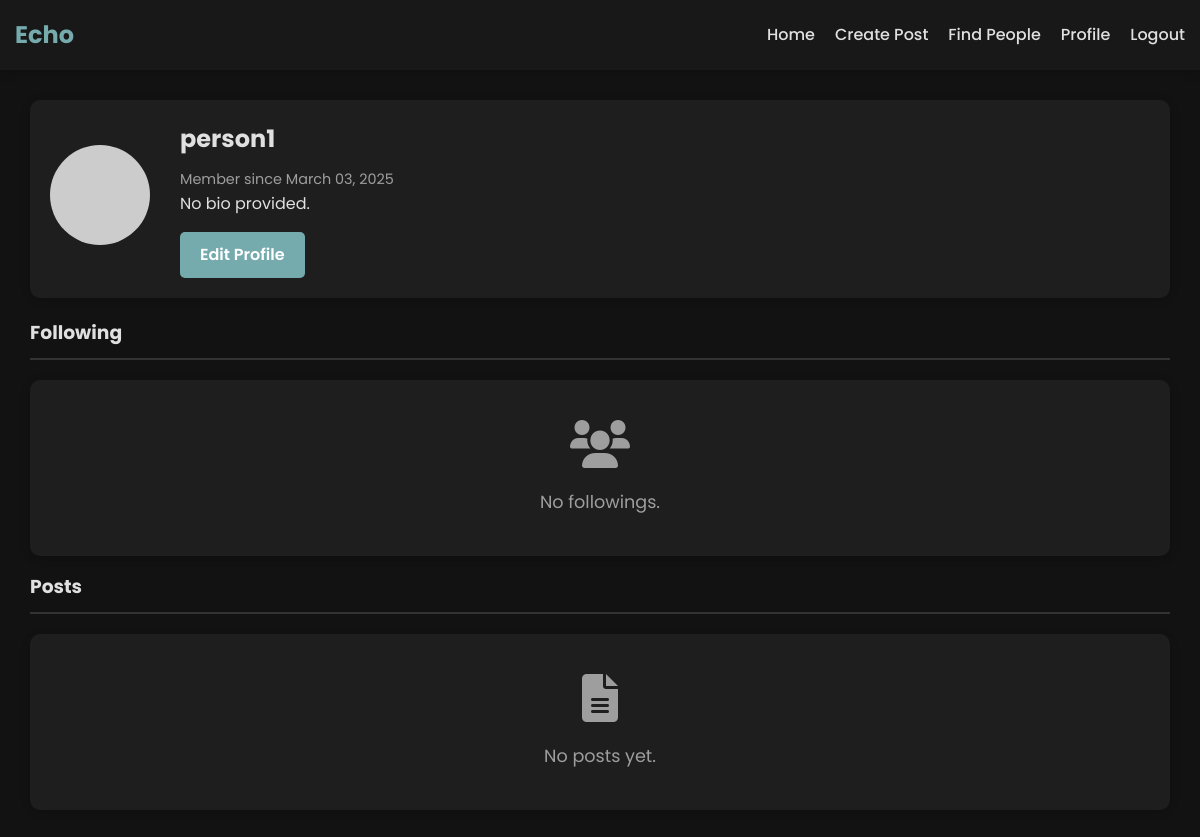
Page /profile/person1 (signed in) on the earlier database version.
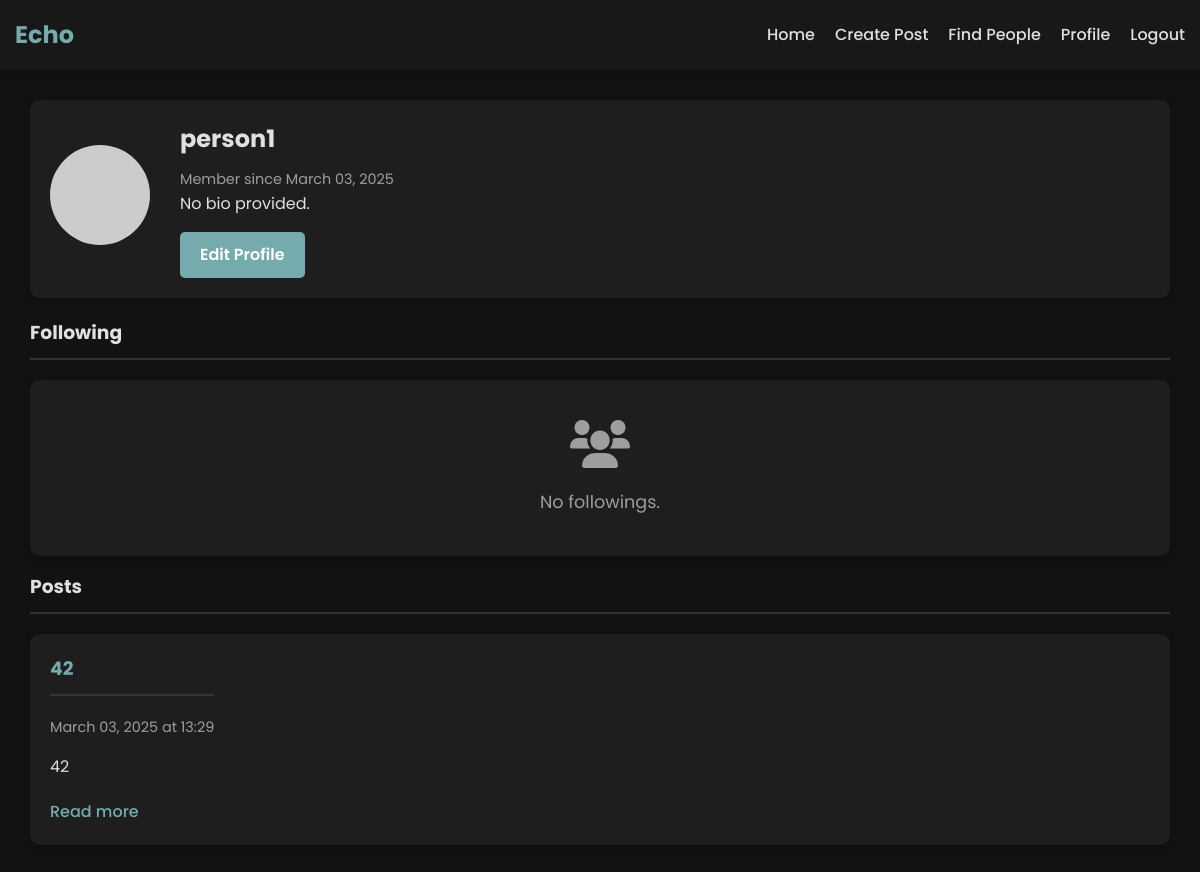
Same page on the later database version.
### app.py (models this page shows, shortened)
class User(UserMixin, db.Model):
    id = db.Column(db.Integer, primary_key=True)
    username = db.Column(db.String(80), unique=True, nullable=False)
    email = db.Column(db.String(120), unique=True, nullable=False)
    password_hash = db.Column(db.String(128), nullable=False)
    bio = db.Column(db.Text, default='')
    join_date = db.Column(db.DateTime, default=datetime.utcnow)
    posts = db.relationship('Post', backref='author', lazy=True)
    likes = db.relationship('Like', backref='user', lazy='dynamic', cascade='all, delete-orphan')
    friends = db.relationship('User',
                              secondary=friendship,
                              primaryjoin=(friendship.c.user_id == id),
                              secondaryjoin=(friendship.c.friend_id == id),
                              backref=db.backref('followed_by', lazy='dynamic'),
                              lazy='dynamic')

class Post(db.Model):
    id = db.Column(db.Integer, primary_key=True)
    title = db.Column(db.String(100), nullable=False)
    content = db.Column(db.Text, nullable=False)
    timestamp = db.Column(db.DateTime, default=datetime.utcnow)
    user_id = db.Column(db.Integer, db.ForeignKey('user.id'), nullable=False)
    likes = db.relationship('Like', backref='post', lazy='dynamic', cascade='all, delete-orphan')
    comments = db.relationship('Comment', backref='post', lazy='dynamic', cascade='all, delete-orphan')
    edited = db.Column(db.Boolean, default=False)
    edited_timestamp = db.Column(db.DateTime, nullable=True)

### app.py (the view)
@app.route('/profile/<username>')
@login_required
def profile(username):
    user = User.query.filter_by(username=username).first_or_404()
    posts = Post.query.filter_by(author=user).order_by(Post.timestamp.desc()).all()
    friends = user.friends.all()
    return render_template('profile.html', user=user, posts=posts, friends=friends)

### app.py (called while the page is built)
@login_manager.user_loader
def load_user(user_id):
    return User.query.get(int(user_id))

### templates/profile.html (shortened to what this page needs)
{% extends 'base.html' %}
{% block content %}
<div class="profile-container">
    <div class="profile-header">
        <div class="profile-avatar">
            <img src="https://ui-avatars.com/api/?name={{ user.username }}&size=128&background=random" alt="Profile">
        </div>
        <div class="profile-info">
            <h2>{{ user.username }}</h2>
            <p class="join-date">Member since {{ user.join_date.strftime('%B %d, %Y') }}</p>
            <p class="bio">{{ user.bio or "No bio provided." }}</p>
            {% if current_user.is_authenticated and current_user.id == user.id %}
                <a href="{{ url_for('edit_profile') }}" class="btn btn-secondary">Edit Profile</a>
            {% elif current_user.is_authenticated and current_user.id != user.id %}
                {% if current_user.is_friend(user) %}
                    <a href="{{ url_for('remove_friend', user_id=user.id) }}" class="btn btn-danger">Remove Friend</a>
                {% else %}
                    <a href="{{ url_for('add_friend', user_id=user.id) }}" class="btn btn-primary">Add Friend</a>
                {% endif %}
            {% endif %}
        </div>
    </div>
    <div class="profile-content">
        <h3 class="profile-tag">Following</h3>
        {% if friends %}
            <div class="friends-container">
                {% for friend in friends %}
                    <div class="user-card">
                        <div class="user-avatar">
                            <img src="https://ui-avatars.com/api/?name={{ friend.username }}&size=80&background=random" alt="{{ friend.username }}">
                        </div>
                        <div class="user-info">
                            <h3><a href="{{ url_for('profile', username=friend.username) }}">{{ friend.username }}</a></h3>
                            <p class="join-date">Member since {{ friend.join_date.strftime('%B %d, %Y') }}</p>
                        </div>
                        <div class="user-actions">
                            {% if current_user.is_authenticated and current_user.id == user.id %}
                                <a href="{{ url_for('remove_friend', user_id=friend.id) }}" class="btn btn-danger">Remove Friend</a>
                            {% endif %}
                        </div>
                    </div>
                {% endfor %}
            </div>
        {% else %}
            <div class="empty-state">
                <i class="fas fa-users"></i>
                <p>No followings.</p>
            </div>
        {% endif %}
        <h3 class="profile-tag">Posts</h3>
        {% if posts %}
            <div class="posts-container">
                {% for post in posts %}
                    <div class="post-card">
                        <div class="post-header">
                            <div class="post-info">
                                <h3><a href="{{ url_for('post', post_id=post.id) }}">{{ post.title }}</a></h3>
                                <p class="date">{{ post.timestamp.strftime('%B %d, %Y at %H:%M') }}</p>
                            </div>
                        </div>
                        <div class="post-content">
                            <p>{{ post.content[:200] }}{% if post.content|length > 200 %}...{% endif %}</p>
                            <a href="{{ url_for('post', post_id=post.id) }}" class="read-more">Read more</a>
                        </div>
                    </div>
                {% endfor %}
            </div>
        {% else %}
            <div class="empty-state">
                <i class="fas fa-file-alt"></i>
                <p>No posts yet.</p>
            </div>
        {% endif %}
    </div>
</div>
{% endblock %}

### templates/base.html (shortened to what this page needs)
<!DOCTYPE html>
<html lang="en">
<head>
    <link rel="stylesheet" href="https://cdnjs.cloudflare.com/ajax/libs/font-awesome/6.0.0-beta3/css/all.min.css">
    <link rel="stylesheet" href="{{ url_for('static', filename='css/style.css') }}">
</head>
<body>
    <nav class="navbar">
        <div class="container">
            <div class="navbar-brand">
                <a href="{{ url_for('index') }}">Echo</a>
            </div>
            <div class="navbar-menu">
                <ul class="navbar-nav">
                    <li><a href="{{ url_for('index') }}">Home</a></li>
                    {% if current_user.is_authenticated %}
                        <li><a href="{{ url_for('create_post') }}">Create Post</a></li>
                        <li><a href="{{ url_for('users') }}">Find People</a></li>
                        <li><a href="{{ url_for('profile', username=current_user.username) }}">Profile</a></li>
                        <li><a href="{{ url_for('logout') }}">Logout</a></li>
                    {% else %}
                        <li><a href="{{ url_for('login') }}">Login</a></li>
                        <li><a href="{{ url_for('signup') }}">Sign Up</a></li>
                    {% endif %}
                </ul>
            </div>
        </div>
    </nav>
    <div class="container">
        {% block content %}{% endblock %}
    </div>
</body>
</html>

### static/css/style.css (style rules this page uses)
:root { --primary-color: #76ABAE; --primary-dark: #3286a0; --secondary-color: #76ABAE; --secondary-dark: #3286a0; --danger-color: #cf6679; --danger-dark: #b55a68; --text-color: #e0e0e0; --text-light: #9e9e9e; --background-color: #121212; --card-color: #1e1e1e; --border-color: #333333; --box-shadow: 0 2px 10px rgba(0, 0, 0, 0.2); --highlight-color: #2d2d2d; }
* { margin: 0; padding: 0; box-sizing: border-box; }
body { font-family: 'Poppins', sans-serif; line-height: 1.6; color: var(--text-color); background-color: var(--background-color); display: flex; flex-direction: column; min-height: 100vh; overflow-x: hidden; }
a { color: var(--primary-color); text-decoration: none; transition: color 0.3s; }
.container { width: 100%; max-width: 1200px; margin: 0 auto; padding: 0 15px; flex: 1; }
.navbar { background-color: #181818; box-shadow: var(--box-shadow); position: sticky; top: 0; z-index: 1000; }
.navbar .container { display: flex; justify-content: space-between; align-items: center; height: 70px; }
.navbar-brand a { font-size: 1.5rem; font-weight: 700; color: var(--primary-color); }
.navbar-nav { display: flex; list-style: none; }
.navbar-nav li { margin-left: 20px; }
.navbar-nav a { color: var(--text-color); font-weight: 500; }
.btn { display: inline-block; padding: 10px 20px; border-radius: 5px; font-weight: 500; cursor: pointer; text-align: center; border: none; transition: background-color 0.3s, transform 0.2s; }
.btn-primary, .btn-secondary, .btn-danger { font-weight: 600; }
.btn-secondary { background-color: var(--primary-color); color: white; }
.posts-container { display: grid; gap: 20px; }
.post-card, .sidebar-section, .auth-card, .form-container, .post-detail, .user-card, .empty-state { background-color: var(--card-color); border-radius: 10px; box-shadow: var(--box-shadow); }
.post-card { padding: 20px; transition: transform 0.3s; }
.post-header { display: flex; align-items: center; margin-bottom: 15px; }
.post-info h3 { margin-bottom: 5px; }
.author, .date, .post-info .author, .post-info .date, .user-info .join-date, .profile-info .join-date, .post-meta, .friends-container .user-info .join-date { font-size: 0.9rem; color: var(--text-light); }
.post-content p { margin-bottom: 10px; line-height: 1.6; }
.read-more { display: inline-block; margin-top: 10px; font-weight: 500; }
.empty-state { padding: 40px; text-align: center; }
.empty-state i { font-size: 3rem; color: var(--text-light); margin-bottom: 20px; }
.empty-state p { color: var(--text-light); font-size: 1.1rem; }
.profile-container { margin: 30px 0; padding: 0 15px; }
.profile-header { display: flex; align-items: center; background-color: var(--card-color); border-radius: 10px; padding: 20px; box-shadow: var(--box-shadow); margin-bottom: 20px; }
.profile-avatar { margin-right: 30px; }
.profile-avatar img, .user-avatar img { border-radius: 50%; object-fit: cover; }
.profile-avatar img { width: 100px; height: 100px; }
.profile-info h2 { margin-bottom: 10px; color: var(--text-color); }
.profile-info .bio { margin-bottom: 15px; line-height: 1.6; }
.profile-content h3, .form-container h2, .edit-post-heading, .users-container h2 { margin-bottom: 20px; color: var(--text-color); border-bottom: 2px solid var(--border-color); padding-bottom: 10px; }
.profile-container .profile-tag { margin-top: 1rem; }

Differences in the rows shown:
added Post: title "42", timestamp "March 03, 2025 at 13:29", content "42"
Other differences:
text no longer shown: "No posts yet."
